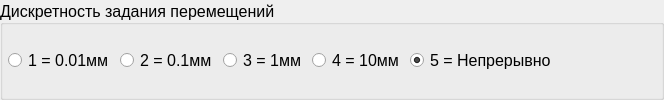
            <widget class="QGroupBox" name="discreteGroupBox">
             <property name="sizePolicy">
              <sizepolicy hsizetype="Preferred" vsizetype="Preferred">
               <horstretch>0</horstretch>
               <verstretch>1</verstretch>
              </sizepolicy>
             </property>
             <property name="palette">
              <palette>
               <active>
                <colorrole role="Text">
                 <brush brushstyle="SolidPattern">
                  <color alpha="255">
                   <red>0</red>
                   <green>0</green>
                   <blue>0</blue>
                  </color>
                 </brush>
                </colorrole>
                <colorrole role="ButtonText">
                 <brush brushstyle="SolidPattern">
                  <color alpha="255">
                   <red>0</red>
                   <green>0</green>
                   <blue>0</blue>
                  </color>
                 </brush>
                </colorrole>
                <colorrole role="Highlight">
                 <brush brushstyle="SolidPattern">
                  <color alpha="255">
                   <red>85</red>
                   <green>170</green>
                   <blue>255</blue>
                  </color>
                 </brush>
                </colorrole>
                <colorrole role="Link">
                 <brush brushstyle="SolidPattern">
                  <color alpha="255">
                   <red>0</red>
                   <green>85</green>
                   <blue>255</blue>
                  </color>
                 </brush>
                </colorrole>
                <colorrole role="ToolTipText">
                 <brush brushstyle="SolidPattern">
                  <color alpha="255">
                   <red>0</red>
                   <green>0</green>
                   <blue>0</blue>
                  </color>
                 </brush>
                </colorrole>
               </active>
               <inactive>
                <colorrole role="Text">
                 <brush brushstyle="SolidPattern">
                  <color alpha="255">
                   <red>0</red>
                   <green>0</green>
                   <blue>0</blue>
                  </color>
                 </brush>
                </colorrole>
                <colorrole role="ButtonText">
                 <brush brushstyle="SolidPattern">
                  <color alpha="255">
                   <red>0</red>
                   <green>0</green>
                   <blue>0</blue>
                  </color>
                 </brush>
                </colorrole>
                <colorrole role="Highlight">
                 <brush brushstyle="SolidPattern">
                  <color alpha="255">
                   <red>85</red>
                   <green>170</green>
                   <blue>255</blue>
                  </color>
                 </brush>
                </colorrole>
                <colorrole role="Link">
                 <brush brushstyle="SolidPattern">
                  <color alpha="255">
                   <red>0</red>
                   <green>85</green>
                   <blue>255</blue>
                  </color>
                 </brush>
                </colorrole>
                <colorrole role="ToolTipText">
                 <brush brushstyle="SolidPattern">
                  <color alpha="255">
                   <red>0</red>
                   <green>0</green>
                   <blue>0</blue>
                  </color>
                 </brush>
                </colorrole>
               </inactive>
               <disabled>
                <colorrole role="Text">
                 <brush brushstyle="SolidPattern">
                  <color alpha="255">
                   <red>120</red>
                   <green>120</green>
                   <blue>120</blue>
                  </color>
                 </brush>
                </colorrole>
                <colorrole role="ButtonText">
                 <brush brushstyle="SolidPattern">
                  <color alpha="255">
                   <red>120</red>
                   <green>120</green>
                   <blue>120</blue>
                  </color>
                 </brush>
                </colorrole>
                <colorrole role="Highlight">
                 <brush brushstyle="SolidPattern">
                  <color alpha="255">
                   <red>0</red>
                   <green>120</green>
                   <blue>215</blue>
                  </color>
                 </brush>
                </colorrole>
                <colorrole role="Link">
                 <brush brushstyle="SolidPattern">
                  <color alpha="255">
                   <red>0</red>
                   <green>85</green>
                   <blue>255</blue>
                  </color>
                 </brush>
                </colorrole>
                <colorrole role="ToolTipText">
                 <brush brushstyle="SolidPattern">
                  <color alpha="255">
                   <red>0</red>
                   <green>0</green>
                   <blue>0</blue>
                  </color>
                 </brush>
                </colorrole>
               </disabled>
              </palette>
             </property>
             <property name="font">
              <font>
               <pointsize>12</pointsize>
              </font>
             </property>
             <property name="title">
              <string>Дискретность задания перемещений</string>
             </property>
             <property name="alignment">
              <set>Qt::AlignLeading|Qt::AlignLeft|Qt::AlignVCenter</set>
             </property>
             <property name="flat">
              <bool>false</bool>
             </property>
             <layout class="QHBoxLayout" name="horizontalLayout">
              <property name="leftMargin">
               <number>5</number>
              </property>
              <property name="topMargin">
               <number>5</number>
              </property>
              <property name="rightMargin">
               <number>5</number>
              </property>
              <property name="bottomMargin">
               <number>5</number>
              </property>
              <item>
               <widget class="QRadioButton" name="discreteRadioButton_1">
                <property name="text">
                 <string>1 = 0.01мм</string>
                </property>
                <property name="shortcut">
                 <string>1</string>
                </property>
               </widget>
              </item>
              <item>
               <widget class="QRadioButton" name="discreteRadioButton_2">
                <property name="text">
                 <string>2 = 0.1мм</string>
                </property>
                <property name="shortcut">
                 <string>2</string>
                </property>
               </widget>
              </item>
              <item>
               <widget class="QRadioButton" name="discreteRadioButton_3">
                <property name="palette">
                 <palette>
                  <active>
                   <colorrole role="Highlight">
                    <brush brushstyle="SolidPattern">
                     <color alpha="255">
                      <red>85</red>
                      <green>170</green>
                      <blue>255</blue>
                     </color>
                    </brush>
                   </colorrole>
                  </active>
                  <inactive>
                   <colorrole role="Highlight">
                    <brush brushstyle="SolidPattern">
                     <color alpha="255">
                      <red>85</red>
                      <green>170</green>
                      <blue>255</blue>
                     </color>
                    </brush>
                   </colorrole>
                  </inactive>
                  <disabled>
                   <colorrole role="Highlight">
                    <brush brushstyle="SolidPattern">
                     <color alpha="255">
                      <red>0</red>
                      <green>120</green>
                      <blue>215</blue>
                     </color>
                    </brush>
                   </colorrole>
                  </disabled>
                 </palette>
                </property>
                <property name="text">
                 <string>3 = 1мм</string>
                </property>
                <property name="shortcut">
                 <string>3</string>
                </property>
               </widget>
              </item>
              <item>
               <widget class="QRadioButton" name="discreteRadioButton_4">
                <property name="text">
                 <string>4 = 10мм</string>
                </property>
                <property name="shortcut">
                 <string>4</string>
                </property>
               </widget>
              </item>
              <item>
               <widget class="QRadioButton" name="discreteRadioButton_5">
                <property name="text">
                 <string>5 = Непрерывно</string>
                </property>
                <property name="shortcut">
                 <string>5</string>
                </property>
                <property name="checked">
                 <bool>true</bool>
                </property>
               </widget>
              </item>
              <item>
               <spacer name="horizontalSpacer_5">
                <property name="orientation">
                 <enum>Qt::Horizontal</enum>
                </property>
                <property name="sizeHint" stdset="0">
                 <size>
                  <width>100</width>
                  <height>20</height>
                 </size>
                </property>
               </spacer>
              </item>
             </layout>
            </widget>
